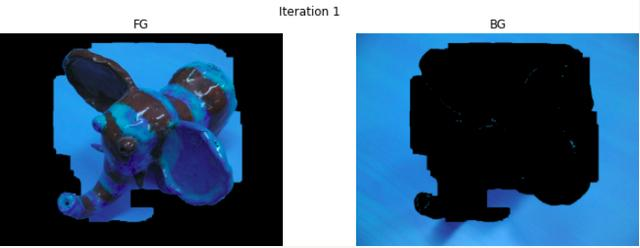
#> input picture grabcut_and_mrf/iteration1.jpg, 640 x 248 px, given in place of 007_test1.png, which was not available
$ python bitQuantiseImage.py
#> lines starting #> are read from the running program, lines starting #| are printed output that depends on the picture
#Quantising digital images.
#This is done to reduce the colourspace of the image, ideally for storing purposes.
#This method also reduces the noise in the image and the variance.
#Usually images are 8 bit images, that is each pixel can have a 256 possible values rainging from 0-255.

import cv2
import numpy as np
import matplotlib.pyplot as plt

def display(image):
    plt.imshow(image, cmap = 'gray')
    plt.axis("off")
    plt.show()

if __name__ == "__main__":
    image = cv2.imread("./imageBox/007_test1.png", 0)
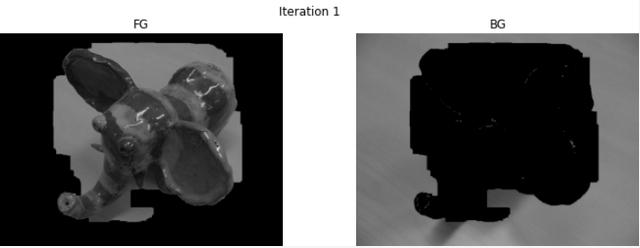
#> image: shape (248, 640); min 0, max 255, mean 99.8
    bits = input("Number of bits to quantise the image to: ")
#> the answer given: grabcut_and_mrf/iteration1.jpg
#> (the run stopped early here; a loop or call above may not have finished)

$ run again, on grabcut_and_mrf/iteration10.jpg
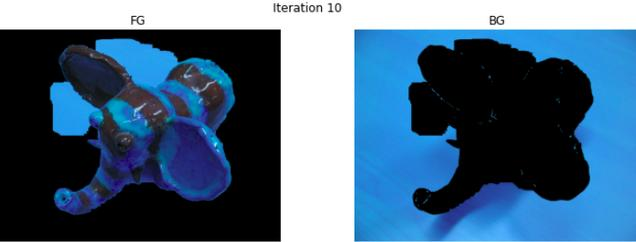
#> input picture grabcut_and_mrf/iteration10.jpg, 636 x 242 px, given in place of 007_test1.png, which was not available
#> `image = cv2.imread("./imageBox/007_test1.png", 0)`:
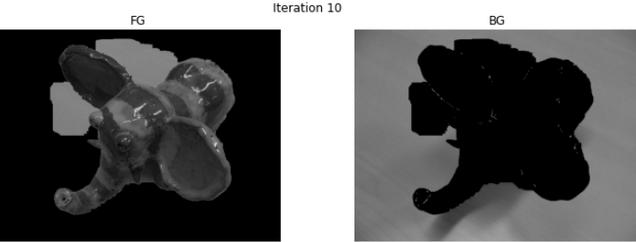
#> image: shape (242, 636); min 0, max 255, mean 96.4
